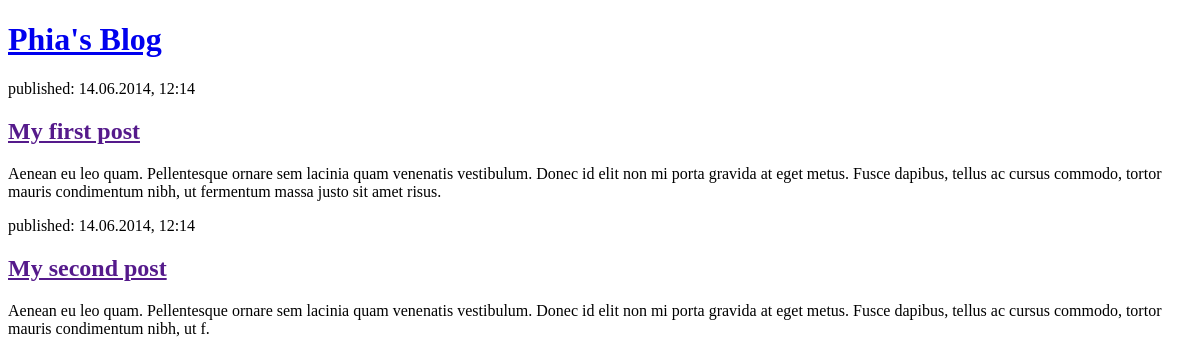
The app's page /, older data.
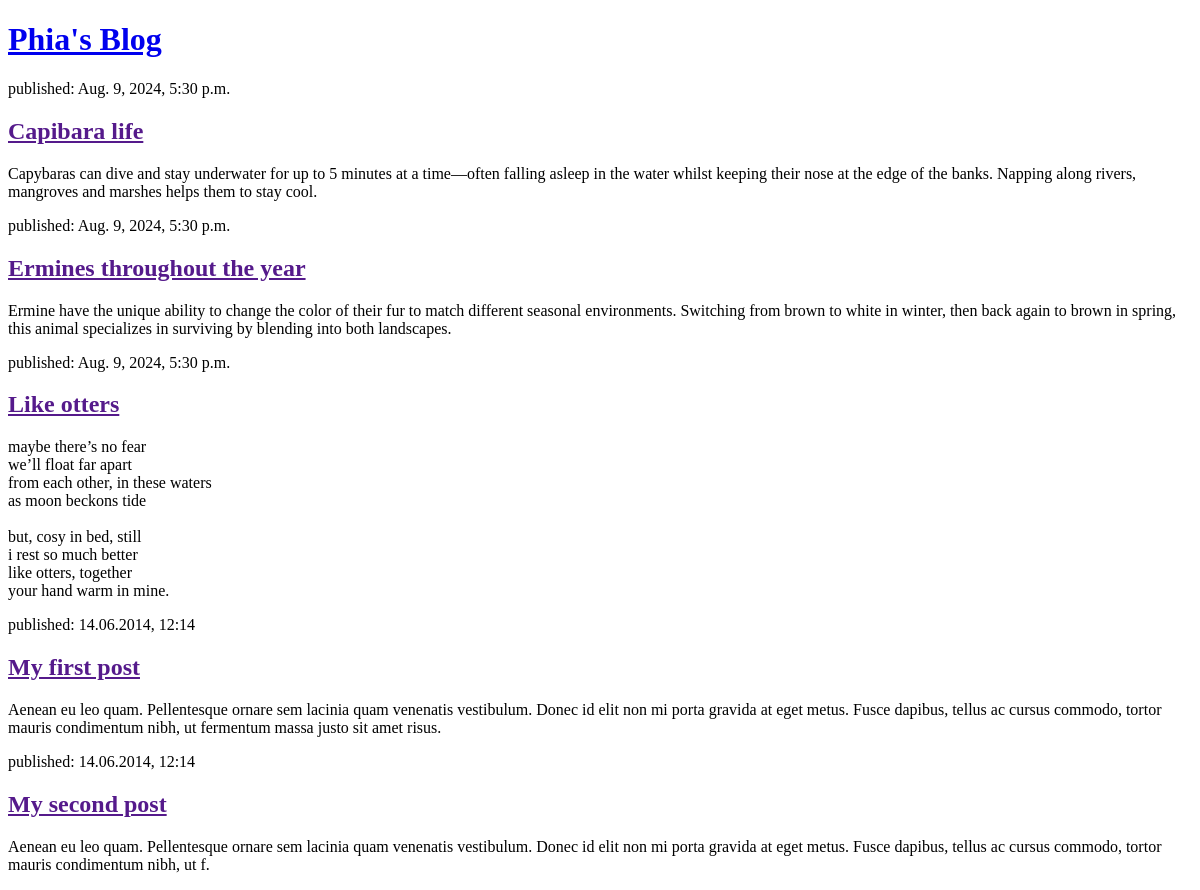
The same page, newer data.
### blog/models.py (models this page shows, shortened)
class Post(models.Model):
    author = models.ForeignKey(settings.AUTH_USER_MODEL, on_delete=models.CASCADE)
    title = models.CharField(max_length=200)
    text = models.TextField()
    created_date = models.DateTimeField(default=timezone.now)
    published_date = models.DateTimeField(blank=True, null=True)

### blog/views.py (the view)
# urls.py: path('', views.post_list, name='post_list'),
def post_list(request):
    posts = Post.objects.filter(published_date__lte=timezone.now()).order_by('published_date')
    return render(request, 'blog/post_list.html', {'posts': posts})

### blog/templates/blog/post_list.html (shortened to what this page needs)
<!DOCTYPE html>
<html>
    <head>
    </head>
    <body>
        <header>
            <h1><a href="/">Phia's Blog</a></h1>
        </header>
        {% for post in posts %}
            <article>
                <time>published: {{ post.published_date }}</time>
                <h2><a href="">{{ post.title }}</a></h2>
                <p>{{ post.text|linebreaksbr }}</p>
            </article>
        {% endfor %}
        <article>
            <time>published: 14.06.2014, 12:14</time>
            <h2><a href="">My first post</a></h2>
            <p>Aenean eu leo quam. Pellentesque ornare sem lacinia quam venenatis vestibulum. Donec id elit non mi porta gravida at eget metus. Fusce dapibus, tellus ac cursus commodo, tortor mauris condimentum nibh, ut fermentum massa justo sit amet risus.</p>
        </article>
        <article>
            <time>published: 14.06.2014, 12:14</time>
            <h2><a href="">My second post</a></h2>
            <p>Aenean eu leo quam. Pellentesque ornare sem lacinia quam venenatis vestibulum. Donec id elit non mi porta gravida at eget metus. Fusce dapibus, tellus ac cursus commodo, tortor mauris condimentum nibh, ut f.</p>
        </article>
    </body>
</html>

Row changes from the older to the newer data that the page shows:
added Post: published_date "Aug. 9, 2024, 5:30 p.m.", title "Capibara life", text "Capybaras can dive and stay underwater for up to 5 minutes at a time—often falling asleep in the water whilst keeping their nose at the edge of the banks. Napping along rivers, mangroves and marshes helps them to stay cool."
added Post: published_date "Aug. 9, 2024, 5:30 p.m.", title "Ermines throughout the year", text "Ermine have the unique ability to change the color of their fur to match different seasonal environments. Switching from brown to white in winter, then back again to brown in spring, this animal specializes in surviving by blending into both landscapes."
added Post: published_date "Aug. 9, 2024, 5:30 p.m.", title "Like otters", text "maybe there’s no fear we’ll float far apart from each other, in these waters as moon beckons tide but, cosy in bed, still i rest so much better like otters, together your hand warm in mine."
